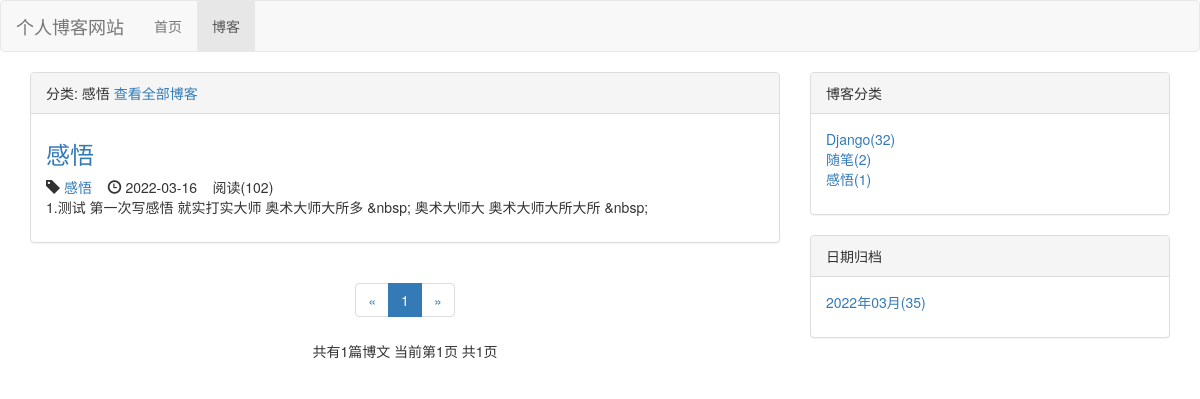
Before: /blog/type/3 with the older database file.
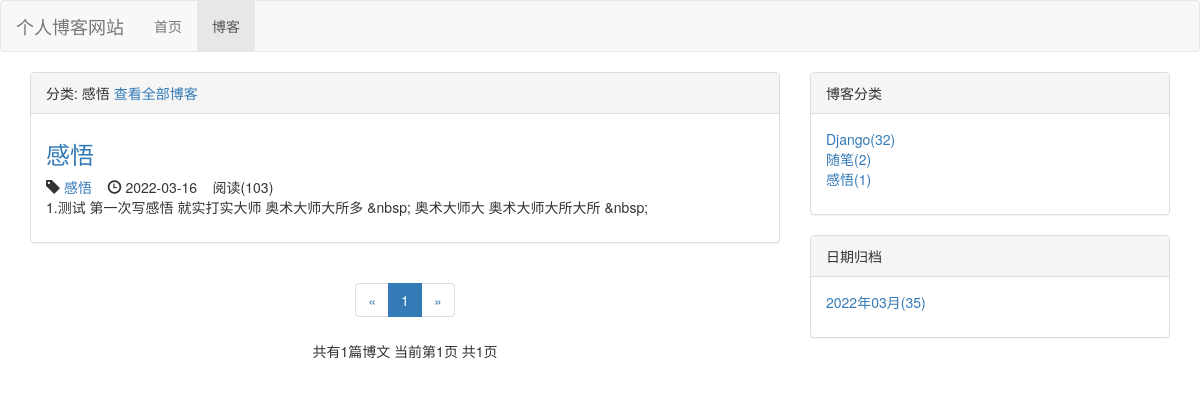
After: the same page with the newer database file.
### blog/models.py (models this page shows, shortened)
class Blog(models.Model, ReadNumExpandMethod):
    title = models.CharField(max_length=50)
    blog_type = models.ForeignKey(BlogType, on_delete=models.DO_NOTHING)
    content = RichTextUploadingField()
    author = models.ForeignKey(User, on_delete=models.DO_NOTHING)
    create_time = models.DateTimeField(auto_now_add=True)
    last_update_time = models.DateTimeField(auto_now=True)
    read_details = GenericRelation(ReadDetail)
    class Meta:
        ordering = ["-create_time"]

class BlogType(models.Model):
    type_name = models.CharField(max_length=15)
    def __str__(self):
        return self.type_name

### read_statistics/models.py (models this page shows)
class ReadNum(models.Model):
    read_num = models.IntegerField(default=0)
    content_type = models.ForeignKey(ContentType, on_delete=models.DO_NOTHING)
    object_id = models.PositiveIntegerField()
    content_object = GenericForeignKey('content_type', 'object_id')

### blog/views.py (the view)
# urls.py: path('type/<int:blog_type_pk>',views.blogs_with_type,name='blogs_with_type'),
def blogs_with_type(request, blog_type_pk):
    blog_type = get_object_or_404(BlogType, pk=blog_type_pk)
    blogs_all_list = Blog.objects.filter(blog_type=blog_type)
    context = get_blog_list_common_data(request, blogs_all_list)
    context['blog_type'] = blog_type
    return render(request, 'blog/blogs_with_type.html', context)

### read_statistics/models.py (called while the page is built)
    def get_read_num(self):
        try:
            ct = ContentType.objects.get_for_model(self)
            readnum = ReadNum.objects.get(content_type=ct, object_id=self.pk)
            return readnum.read_num
        except exceptions.ObjectDoesNotExist:
            return 0

### blog/templates/blog/blogs_with_type.html (shortened to what this page needs)
{% extends 'blog/blog_list.html' %}
{% block blog_list_title %}
    分类: {{ blog_type.type_name }}
    <a href="{% url 'blog_list' %}">查看全部博客</a>
{% endblock blog_list_title %}

### blog/templates/blog/blog_list.html (shortened to what the changed rows need)
{% extends 'base.html' %}
{% load staticfiles %}
{% block header_extends %}
    <link rel="stylesheet" href="{% static 'blog/blog.css' %}">
{% endblock header_extends %}
{% block content %}
<div class="container">
    <div class="row">
        <div class="col-xs-12 col-sm-8 col-md-8">
            <div class="panel panel-default">
                <div class="panel-body">
                    {% for blog in blogs %}
                        <div class="blog">
                            <h3>
                                <a href="{% url 'blog_detail' blog.pk %}">{{ blog.title }}</a>
                            </h3>
                            <p class="blog-info">
                                <span class="glyphicon glyphicon-tag"></span> <a href="{% url 'blogs_with_type' blog.blog_type.pk %}">{{ blog.blog_type }}</a>
                                <span class="glyphicon glyphicon-time"></span> {{ blog.create_time|date:"Y-m-d" }}
                                &nbsp;&nbsp;
                                阅读({{ blog.get_read_num }})
                            </p>
                            <p>{{ blog.content|striptags|truncatechars:120 }}</p>
                        </div>
                    {% empty %}
                        <p>暂无博客 敬请期待</p>
                    {% endfor %}
                </div>
            </div>
        </div>
    </div>
</div>
{% endblock content %}

Changed rows visible on the page:
changed through a linked row, Blog "感悟": get_read_num "102" → "103"
